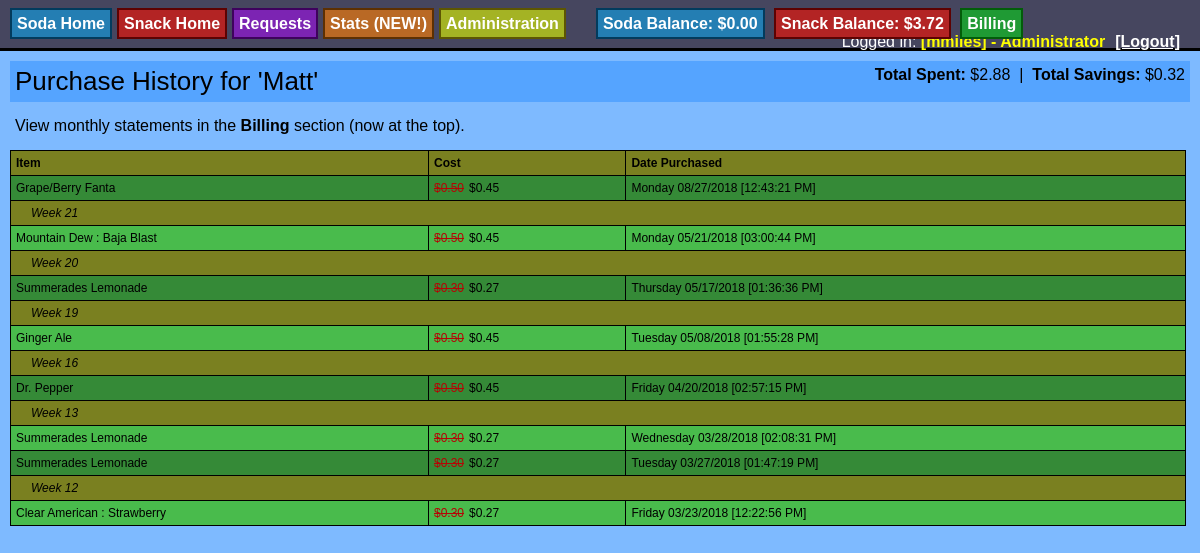
Page /purchase_history.php?type=Soda (signed in) on the committed database.
### tables this page shows
CREATE TABLE "Purchase_History" (
	`ID`	INTEGER PRIMARY KEY AUTOINCREMENT UNIQUE,
	`UserID`	INTEGER NOT NULL,
	`ItemID`	INTEGER NOT NULL,
	`Cost`	REAL,
	`Date`	TEXT,
	`DiscountCost`	REAL,
	`CashOnly`	INTEGER,
	`DailyAmountID`	INTEGER,
	`Cancelled`	INTEGER
);

CREATE TABLE "Item" (
	`ID`	integer PRIMARY KEY AUTOINCREMENT,
	`Name`	text,
	`Date`	text,
	`ChartColor`	text,
	`TotalCans`	integer,
	`BackstockQuantity`	integer,
	`ShelfQuantity`	integer,
	`Price`	real,
	`TotalIncome`	real,
	`TotalExpenses`	real,
	`DateModifed`	text,
	`DateModified`	text,
	`ModifyType`	text,
	`Retired`	INTEGER DEFAULT 0,
	`ImageURL`	TEXT,
	`ThumbURL`	TEXT,
	`UnitName`	TEXT,
	`Type`	TEXT,
	`DiscountPrice`	REAL,
	`Hidden`	INTEGER DEFAULT 0,
	`OutOfStock`	Integer,
	`OutOfStockDate`	Text,
	`OutOfStockReporter`	Text,
	`UnitNamePlural`	TEXT,
	`Alias`	TEXT,
	`ExpirationDate`	TEXT
);

### Mobile_Detect.php (called while the page is built, shortened)
<?php
class Mobile_Detect
{
    protected $userAgent = null;
    protected $httpHeaders = array();
    protected $detectionType = self::DETECTION_TYPE_MOBILE;
    protected static $mobileHeaders = array(
            'HTTP_ACCEPT'                  => array('matches' => array(
                                                                        'application/x-obml2d',
                                                                        'application/vnd.rim.html',
                                                                        'text/vnd.wap.wml',
                                                                        'application/vnd.wap.xhtml+xml'
                                            )),
            'HTTP_X_WAP_PROFILE'           => null,
            'HTTP_X_WAP_CLIENTID'          => null,
            'HTTP_WAP_CONNECTION'          => null,
            'HTTP_PROFILE'                 => null,
            'HTTP_X_OPERAMINI_PHONE_UA'    => null,
            'HTTP_X_NOKIA_GATEWAY_ID'      => null,
            'HTTP_X_ORANGE_ID'             => null,
            'HTTP_X_VODAFONE_3GPDPCONTEXT' => null,
            'HTTP_X_HUAWEI_USERID'         => null,
            'HTTP_UA_OS'                   => null,
            'HTTP_X_MOBILE_GATEWAY'        => null,
            'HTTP_X_ATT_DEVICEID'          => null,
            'HTTP_UA_CPU'                  => array('matches' => array('ARM')),
    );
    protected static $operatingSystems = array(
        'AndroidOS'         => 'Android',
        'BlackBerryOS'      => 'blackberry|\bBB10\b|rim tablet os',
        'PalmOS'            => 'PalmOS|avantgo|blazer|elaine|hiptop|palm|plucker|xiino',
        'SymbianOS'         => 'Symbian|SymbOS|Series60|Series40|SYB-[0-9]+|\bS60\b',
        'WindowsMobileOS'   => 'Windows CE.*(PPC|Smartphone|Mobile|[0-9]{3}x[0-9]{3})|Window Mobile|Windows Phone [0-9.]+|WCE;',
        'WindowsPhoneOS'   => 'Windows Phone 10.0|Windows Phone 8.1|Windows Phone 8.0|Windows Phone OS|XBLWP7|ZuneWP7|Windows NT 6.[23]; ARM;',
        'iOS'               => '\biPhone.*Mobile|\biPod|\biPad',
        'MeeGoOS'           => 'MeeGo',
        'MaemoOS'           => 'Maemo',
        'JavaOS'            => 'J2ME/|\bMIDP\b|\bCLDC\b',
        'webOS'             => 'webOS|hpwOS',
        'badaOS'            => '\bBada\b',
        'BREWOS'            => 'BREW',
    );
    protected static $browsers = array(
        'Chrome'          => '\bCrMo\b|CriOS|Android.*Chrome/[.0-9]* (Mobile)?',
        'Dolfin'          => '\bDolfin\b',
        'Opera'           => 'Opera.*Mini|Opera.*Mobi|Android.*Opera|Mobile.*OPR/[0-9.]+|Coast/[0-9.]+',
        'Skyfire'         => 'Skyfire',
        'Edge'             => 'Mobile Safari/[.0-9]* Edge',
        'IE'              => 'IEMobile|MSIEMobile',
        'Firefox'         => 'fennec|firefox.*maemo|(Mobile|Tablet).*Firefox|Firefox.*Mobile|FxiOS',
        'Bolt'            => 'bolt',
        'TeaShark'        => 'teashark',
        'Blazer'          => 'Blazer',
        'Safari'          => 'Version.*Mobile.*Safari|Safari.*Mobile|MobileSafari',
        'UCBrowser'       => 'UC.*Browser|UCWEB',
        'baiduboxapp'     => 'baiduboxapp',
        'baidubrowser'    => 'baidubrowser',
        'DiigoBrowser'    => 'DiigoBrowser',
        'Puffin'            => 'Puffin',
        'Mercury'          => '\bMercury\b',
        'ObigoBrowser' => 'Obigo',
        'NetFront' => 'NF-Browser',
        'GenericBrowser'  => 'NokiaBrowser|OviBrowser|OneBrowser|TwonkyBeamBrowser|SEMC.*Browser|FlyFlow|Minimo|NetFront|Novarra-Vision|MQQBrowser|MicroMessenger',
        'PaleMoon'        => 'Android.*PaleMoon|Mobile.*PaleMoon',
    );
    protected static $uaHttpHeaders = array(
        'HTTP_USER_AGENT',
        'HTTP_X_OPERAMINI_PHONE_UA',
        'HTTP_X_DEVICE_USER_AGENT',
        'HTTP_X_ORIGINAL_USER_AGENT',
        'HTTP_X_SKYFIRE_PHONE',
        'HTTP_X_BOLT_PHONE_UA',
        'HTTP_DEVICE_STOCK_UA',
        'HTTP_X_UCBROWSER_DEVICE_UA'
    );
    public function setHttpHeaders($httpHeaders = null)
    {
        if (!is_array($httpHeaders) || !count($httpHeaders)) {
            $httpHeaders = $_SERVER;
        }
        $this->httpHeaders = array();
        foreach ($httpHeaders as $key => $value) {
            if (substr($key, 0, 5) === 'HTTP_') {
                $this->httpHeaders[$key] = $value;
            }
        }
    }
    public function getMobileHeaders()
    {
        return self::$mobileHeaders;
    }
    public function getUaHttpHeaders()
    {
        return self::$uaHttpHeaders;
    }
    public function setCfHeaders($cfHeaders = null) {
        $response = false;
        return $response;
    }
    public function setUserAgent($userAgent = null)
    {
        if (false === empty($userAgent)) {
            return $this->userAgent = $userAgent;
        } else {
            $this->userAgent = null;
            foreach ($this->getUaHttpHeaders() as $altHeader) {
                if (false === empty($this->httpHeaders[$altHeader])) {
                    $this->userAgent .= $this->httpHeaders[$altHeader] . " ";
                }
            }
            if (!empty($this->userAgent)) {
                return $this->userAgent = trim($this->userAgent);
            }
        }
        return $this->userAgent = null;
    }
    public function getUserAgent()
    {
        return $this->userAgent;
    }
    public function setDetectionType($type = null)
    {
        $this->detectionType = $type;
    }
    public static function getMobileDetectionRules()
    {
        static $rules;
        if (!$rules) {
            $rules = array_merge(
                self::$phoneDevices,
                self::$tabletDevices,
                self::$operatingSystems,
                self::$browsers
            );
        }
        return $rules;
    }
    public function getRules()
    {
        if ($this->detectionType == self::DETECTION_TYPE_EXTENDED) {
            return self::getMobileDetectionRulesExtended();
        } else {
            return self::getMobileDetectionRules();
        }
    }
    public function checkHttpHeadersForMobile()
    {
        foreach ($this->getMobileHeaders() as $mobileHeader => $matchType) {
            if (isset($this->httpHeaders[$mobileHeader])) {
                if (is_array($matchType['matches'])) {
                    return false;
                } else {
                    return true;
                }
            }
        }
        return false;
    }
    protected function matchDetectionRulesAgainstUA($userAgent = null)
    {
        return false;
    }
    public function isMobile($userAgent = null, $httpHeaders = null)
    {
        if ($this->checkHttpHeadersForMobile()) {
            return true;
        } else {
            return $this->matchDetectionRulesAgainstUA();
        }
    }
    public function match($regex, $userAgent = null)
    {
        $match = (bool) preg_match(sprintf('#%s#is', $regex), (false === empty($userAgent) ? $userAgent : $this->userAgent), $matches);
        return $match;
    }
}

### purchase_history.php (the view, shortened to what this page needs)
<head>
<?php
    $db = new SQLite3("db/item.db");
    include("foodstock_functions.php");
    $isLoggedInAdmin = IsAdminLoggedIn();
    require_once 'Mobile_Detect.php';
    $detect = new Mobile_Detect;
    $device_type = ($detect->isMobile() ? ($detect->isTablet() ? 'tablet' : 'phone') : 'computer');
    $isMobile = $device_type == 'phone';
?>
<link rel="stylesheet" type="text/css" href="colorPicker.css"/>
<link rel="stylesheet" type="text/css" href="css/style.css"/>
<link rel="stylesheet" href="//code.jquery.com/ui/1.11.2/themes/smoothness/jquery-ui.css">
</head>
<?php
    if( $isMobile ) {
        echo "<body class='soda_body' style='display:inline-table;'>";
    } else {
        echo "<body class='soda_body'>";
    }
    include("login_bar.php");
    $itemType = $_GET['type'];
    if( $isLoggedInAdmin && isset($_GET['userid'] ) && isset($_GET['name'] )  ) {
        $userID = $_GET['userid'];
        $name = $_GET['name'];
    } else {
        $userID = $_SESSION['UserID'];
        $name = $_SESSION['FirstName'];
    }
    echo "<div class='soda_popout'  style='margin:10px; padding:5px;'><span style='font-size:26px;'>Purchase History for '$name'</span> <span style='font-size:0.8em;'></span>";
    $totalSavings = 0.0;
    $totalBalance = 0.0;
    $results = $db->query("SELECT p.Cost, p.DiscountCost FROM Purchase_History p JOIN Item i on p.itemID = i.ID WHERE p.UserID = $userID AND i.Type='$itemType' AND Cancelled IS NULL");
    while ($row = $results->fetchArray()) {
        if( $row['DiscountCost'] != "" ) {
            $totalSavings += ($row['Cost'] - $row['DiscountCost']);
            $totalBalance += $row['DiscountCost'];
        } else {
            $totalBalance += $row['Cost'];
        }
    }
    echo  "<span style='float:right;'><b>Total Spent:</b> $". number_format($totalBalance,2) . "&nbsp;&nbsp;|&nbsp;&nbsp;<b>Total Savings:</b> $" . number_format($totalSavings, 2) . "</span>";
    echo "</div>";
    echo "<div style='margin:10px; padding:5px;'>";
    echo "View monthly statements in the <b>Billing</b> section (now at the top).";
    echo "</div>";
    echo "<div id='restock_all'>";
    echo "<table style='font-size:12; border-collapse:collapse; margin:10px; width:98%'>";
    echo "<thead><tr class='table_header'>";
    echo "<th style='padding:5px; border:1px #000 solid;' align='left'>Item</th>";
    echo "<th style='padding:5px; border:1px #000 solid;' align='left'>Cost</th>";
    echo "<th style='padding:5px; border:1px #000 solid;' align='left'>Date Purchased</th>";
    echo "</tr></thead>";
    $rowClass = "odd";
    $results = $db->query("SELECT i.Name, p.Cancelled, p.Cost, p.DiscountCost, p.Date, p.UserID, p.CashOnly FROM Purchase_History p JOIN Item i on p.itemID = i.ID WHERE p.UserID = $userID AND i.Type='$itemType' ORDER BY p.Date DESC");
    $currentWeek = "";
    while ($row = $results->fetchArray()) {
        $date_object = DateTime::createFromFormat('Y-m-d H:i:s', $row['Date']);
        $weekOfPurchase = $date_object->format('W');
        if( $currentWeek == "" ) {
            $currentWeek = $weekOfPurchase;
        } else {
            if( $currentWeek != $weekOfPurchase ) {
                echo "<tr>";
                echo "<td style='padding:5px; font-style:italic; padding-left: 20px; border:1px #000 solid; background-color:#7a8020;' colspan='3'>";
                echo "Week " . $weekOfPurchase;
                echo "</td>";
                echo "</tr>";
                $currentWeek = $weekOfPurchase;
            }
        }
        $itemName = $row['Name'];
        $discountAmountDisplay = "$" . number_format($row['DiscountCost'],2);
        $costAmountDisplay = "$" . number_format($row['Cost'], 2);
        echo "<tr class='$rowClass'>";
        echo "<td style='padding:5px; border:1px #000 solid;'>" . $itemName . "</td>";
        $costDisplay = "";
        if( $row['DiscountCost'] != "" ) {
            $costDisplay = "<span class='red_price'>$" . number_format($row['Cost'], 2) . "</span>" . $discountAmountDisplay;
        } else {
            $costDisplay = $costAmountDisplay;
        }
        echo "<td style='padding:5px; border:1px #000 solid;'>" . $costDisplay ."</td>";
        echo "<td style='padding:5px; border:1px #000 solid;'>" . $date_object->format('l m/d/Y  [h:i:s A]') . "</td>";
        echo "</tr>";
        if( $rowClass == "odd" ) { $rowClass = "even"; } else { $rowClass = "odd"; }
    }
        echo "</table>";
    echo "</div>";
?>
</body>

### css/style.css (style rules this page uses)
body { font-family: Helvetica, Arial, Sans-Serif; margin:0 auto; width:100%; height:100%; padding:0; background-color:#7EBAFF; }
.soda_body { background-color:#7EBAFF; }
.soda_popout { background-color: #55a4ff; }
.table_header { background-color: #7a8020; font-weight:bold; }
.odd { background-color: #358a37; }
.even { background-color: #49bb4c; }
.red_price { color:#b50505; text-decoration:line-through; margin-right:5px; }

### rows in the picture
purchase_history: ItemID.Name "Grape/Berry Fanta", Cost "0.50", DiscountCost "$0.45", Date "Monday 08/27/2018 [12:43:21 PM]"
purchase_history: Date "21", ItemID.Name "Mountain Dew : Baja Blast", Cost "0.50", DiscountCost "$0.45", Date "Monday 05/21/2018 [03:00:44 PM]"
purchase_history: Date "20", ItemID.Name "Summerades Lemonade", Cost "0.30", DiscountCost "$0.27", Date "Thursday 05/17/2018 [01:36:36 PM]"
purchase_history: Date "19", ItemID.Name "Ginger Ale", Cost "0.50", DiscountCost "$0.45", Date "Tuesday 05/08/2018 [01:55:28 PM]"
purchase_history: Date "16", ItemID.Name "Dr. Pepper", Cost "0.50", DiscountCost "$0.45", Date "Friday 04/20/2018 [02:57:15 PM]"
purchase_history: Date "13", ItemID.Name "Summerades Lemonade", Cost "0.30", DiscountCost "$0.27", Date "Wednesday 03/28/2018 [02:08:31 PM]"
purchase_history: ItemID.Name "Summerades Lemonade", Cost "0.30", DiscountCost "$0.27", Date "Tuesday 03/27/2018 [01:47:19 PM]"
purchase_history: Date "12", ItemID.Name "Clear American : Strawberry", Cost "0.30", DiscountCost "$0.27", Date "Friday 03/23/2018 [12:22:56 PM]"

### other values in the picture
$_SESSION['SodaBalance'] "0.00"
$_SESSION['SnackBalance'] "3.72"
$_SESSION['UserName'] "mmiles"
$name "Matt"
$totalBalance "2.88"
$totalSavings "0.32"
